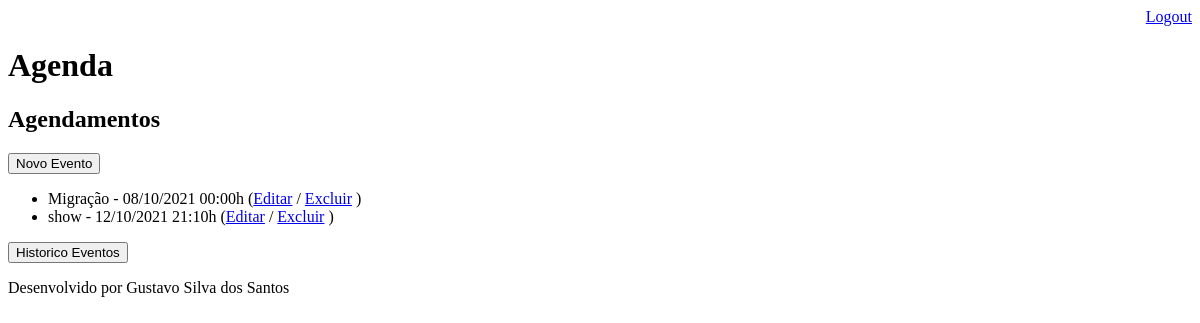
Before: /agenda/ (signed in) with the older database file.
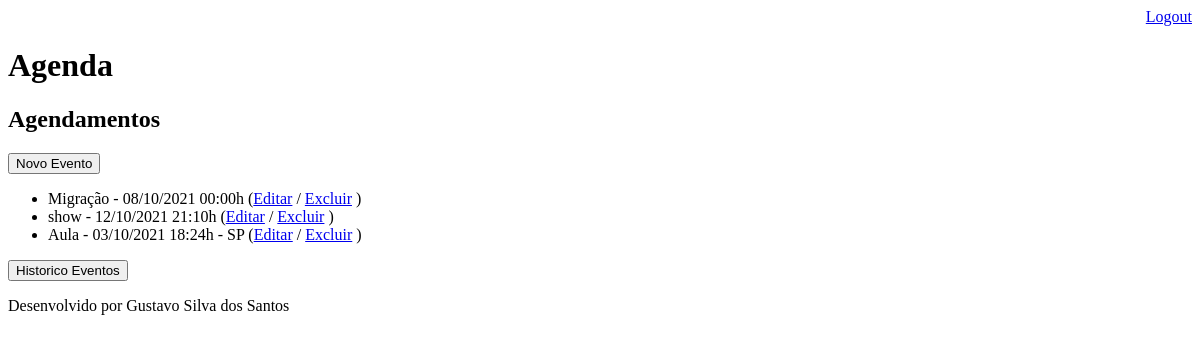
After: the same page with the newer database file.
### core/models.py (models this page shows, shortened)
class Evento(models.Model):
    titulo = models.CharField(max_length=100)
    descricao = models.TextField(blank=True, null=True)
    data_evento = models.DateTimeField(verbose_name='Data do Evento')
    data_criacao = models.DateTimeField(auto_now=True)
    usuario = models.ForeignKey(User, on_delete=models.CASCADE)
    local = models.CharField(max_length=100,blank=True, null=True)
    class Meta:
        db_table = 'evento'
    def get_data_evento(self):
        return self.data_evento.strftime('%d/%m/%Y %H:%Mh')
    def get_evento_atrasado(self):
        if self.data_evento < datetime.now():
            return True
        else:
            return False
    def get_evento_comecar(self):
        umaHora = self.data_evento - timedelta(hours=1)
        if umaHora < datetime.now():
            return True
        else:
            return False

### core/views.py (the view)
# urls.py: path('agenda/', views.lista_eventos),
@login_required(login_url="/login/")
def lista_eventos(request):
    usuario = request.user
    data_atual = datetime.now() - timedelta(hours=1)
    evento = Evento.objects.filter(usuario=usuario,
                                   data_evento__gt=data_atual)
    dados = {'eventos':evento}
    return render(request,'agenda.html', dados)

### templates/agenda.html
{% extends "model-page.html" %}
{% block content %}
    <h2>Agendamentos</h2>
    <a href="evento/">
        <button type="button">Novo Evento</button>
    </a>
    <ul style="font-size: 16px">
    {% for evento in eventos %}
        {% if evento.local != null %}
            <li style={% if evento.get_evento_atrasado %}"color:red"{%endif%}{% if evento.get_evento_comecar %}"color:yellow"{%endif%}>{{evento.titulo}} - {{evento.get_data_evento}} - {{evento.local}}
                (<a href="evento/?id={{evento.id}}">Editar</a>
                / <a href="evento/delete/{{ evento.id }}/">Excluir</a> )
            </li>
        {%else%}
            <li style={% if evento.get_evento_atrasado %}"color:red"{%endif%}{% if evento.get_evento_comecar %}"color:yellow"{%endif%}>{{evento.titulo}} - {{evento.get_data_evento}}
                (<a href="evento/?id={{evento.id}}">Editar</a>
                / <a href="evento/delete/{{ evento.id }}/">Excluir</a> )
            </li>
        {%endif%}
    {% endfor %}
    </ul>
    <a href="/historico/">
        <button type="button">Historico Eventos</button>
    </a>
{% endblock %}

Changed rows visible on the page:
added Evento: titulo "Aula", get_data_evento "03/10/2021 18:24h", local "SP"
